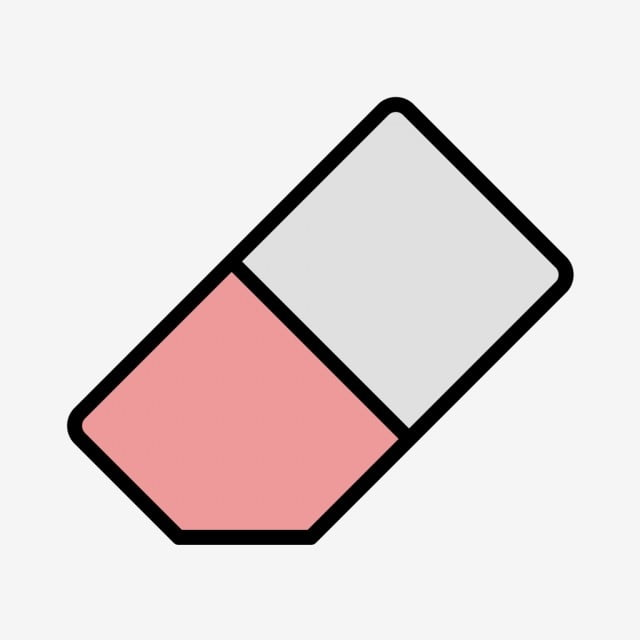
#> input picture cv_whiteboarding/backend/eraser.jpeg, 640 x 640 px, given in place of the camera
$ python step2_noise_reduction.py
#> lines starting #> are read from the running program, lines starting #| are printed output that depends on the picture
import cv2
import numpy as np
import time

# This variable determines if we want to load color range from memory
# or use the ones defined here.
load_from_disk = True

# If true then load color range from memory
if load_from_disk:
    penval = np.load('penval.npy')
#> (reads cv_whiteboarding/backend/penval.npy from the repository)

cap = cv2.VideoCapture(0)
cap.set(3,1280)
cap.set(4,720)

# Creating A 5x5 kernel for morphological operations
kernel = np.ones((5,5),np.uint8)

while(1):

    ret, frame = cap.read()
#> frame is the input picture: shape (640, 640, 3); mean B, G, R 217.8, 217.8, 227.5
    if not ret:
        break

    frame = cv2.flip( frame, 1 )
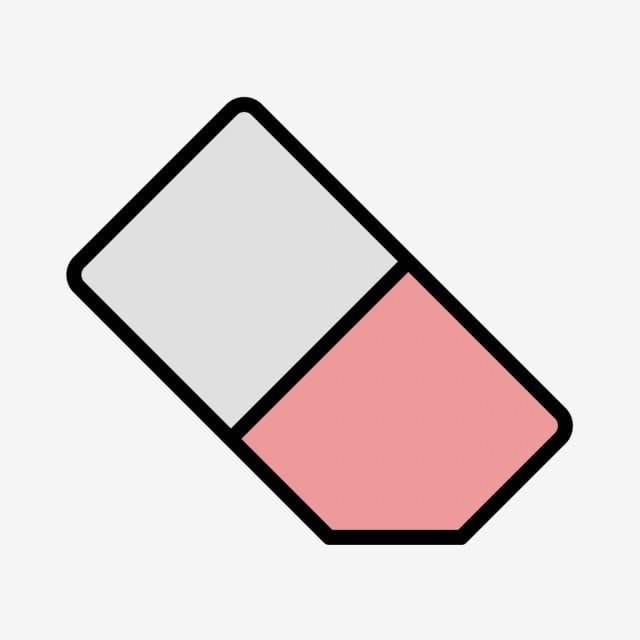
#> frame: shape (640, 640, 3); mean B, G, R 217.8, 217.8, 227.5

    # Convert BGR to HSV
    hsv = cv2.cvtColor(frame, cv2.COLOR_BGR2HSV)
#> hsv: shape (640, 640, 3); mean H, S, V 2.8, 14.1, 227.5

    # If you're reading from memory then load the upper and lower ranges
    # from there
    if load_from_disk:
            lower_range = penval[0]
            upper_range = penval[1]

    # Otherwise define your own custom values for upper and lower range.
    else:
       lower_range  = np.array([26,80,147])
       upper_range = np.array([81,255,255])

    mask = cv2.inRange(hsv, lower_range, upper_range)
#> mask: shape (640, 640); every value is 0

    # Perform the morphological operations to get rid of the noise.
    # Erosion Eats away the white part while dilation expands it.
    mask = cv2.erode(mask,kernel,iterations = 1)
    mask = cv2.dilate(mask,kernel,iterations = 2)

    res = cv2.bitwise_and(frame,frame, mask= mask)
#> res: shape (640, 640, 3); every value is 0

    mask_3 = cv2.cvtColor(mask, cv2.COLOR_GRAY2BGR)

    # stack all frames and show it
    stacked = np.hstack((mask_3,frame,res))
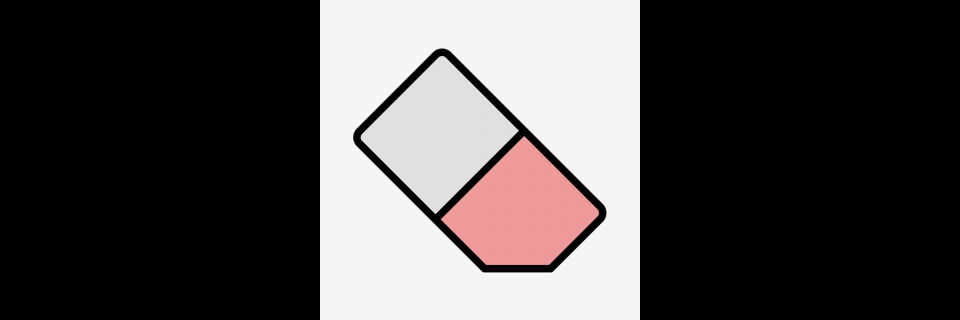
#> stacked: shape (640, 1920, 3) (shown at 1/2 size); mean B, G, R 72.6, 72.6, 75.8
    cv2.imshow('Trackbars',cv2.resize(stacked,None,fx=0.4,fy=0.4))
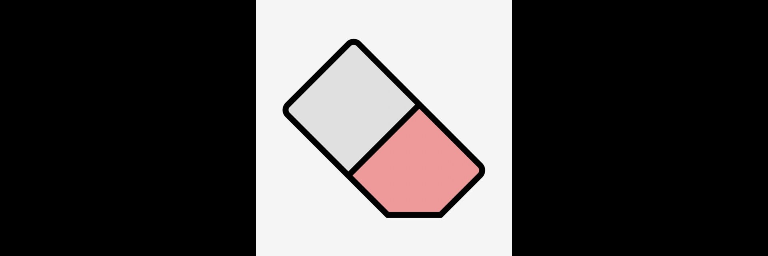
#> window 'Trackbars': shape (256, 768, 3); mean B, G, R 72.6, 72.6, 75.8

    k = cv2.waitKey(5) & 0xFF
#> (key Esc is pressed here)
    if k == 27:
        break

cv2.destroyAllWindows()
cap.release()
